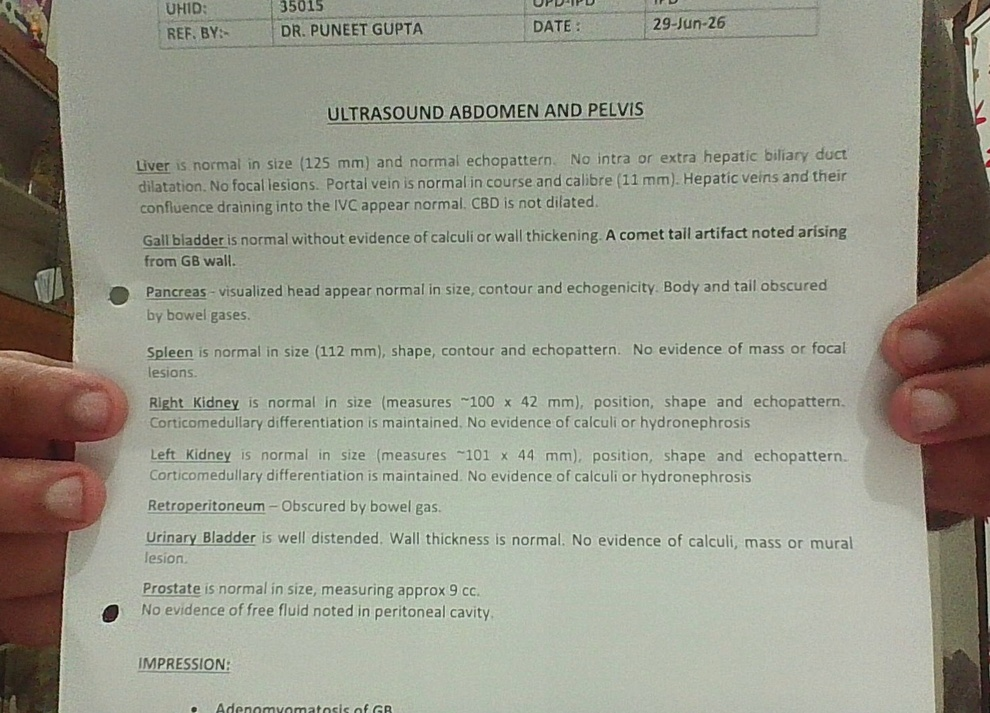
#> input picture uploads/07264faba27943b58013af9033b979ac.jpg, 990 x 713 px, shrunk from 1445 x 1040 before the run
$ python -i router.py   (imports and definitions only)
#> lines starting #> are read from the running program, lines starting #| are printed output that depends on the picture; after the words box and inside, x2 and y2 are one past the last pixel; in counts of white or black regions, pixels touching at a corner belong together
"""
MediKiosk Perception - Anatomical & Modality Gatekeeper (Router)
100% CPU-Bound: High-speed heuristic & OpenCV feature classifier (<10ms).
Zero GPU VRAM allocation.

Guarantees:
1. Extremity / limb bone radiographs are NEVER routed to chest models.
2. CT/MRI/Ultrasound documents are routed to OCR impression extraction, NOT classification.
3. 12-lead ECG strips are routed to HSV waveform extraction.
4. Prescriptions are routed to Sauvola + TrOCR + RapidFuzz drug matching.
"""

import os
import cv2
import numpy as np
from typing import Dict, Any, Union

def classify_image_modality(image_input: Union[str, bytes, np.ndarray]) -> Dict[str, Any]:
    """
    Classifies input diagnostic medical media into one of 5 distinct clinical pipelines:
      - CHEST_XRAY: Thoracic radiography (PA/AP views)
      - BONE_XRAY: Extremity, limb, joint, or long bone radiograph
      - ECG_WAVEFORM: 12-lead or rhythm strip with pink/red grid lines
      - PRINTED_REPORT: Typed lab test, MRI/CT/USG typed findings, Spirometry table
      - HANDWRITTEN_PRESCRIPTION: Doctor handwritten consultation slip / Rx
    """
    # Check if input is a PDF document
    if isinstance(image_input, str) and image_input.lower().endswith(".pdf"):
        return {
            "modality": "PRINTED_REPORT",
            "confidence": 0.99,
            "target_pipeline": "perception.document_ocr.parse_document_or_prescription",
            "features": {"is_pdf": True, "file_ext": ".pdf"},
            "description": "Digital PDF clinical laboratory or diagnostic imaging report."
        }

    # Load image in grayscale and BGR
    img_bgr = None
    if isinstance(image_input, str):
        if not os.path.exists(image_input):
            raise FileNotFoundError(f"Image path does not exist: {image_input}")
        img_bgr = cv2.imread(image_input)
#> img_bgr is the input picture: shape (713, 990, 3); mean B, G, R 139.9, 153.7, 153
    elif isinstance(image_input, bytes):
        nparr = np.frombuffer(image_input, np.uint8)
        img_bgr = cv2.imdecode(nparr, cv2.IMREAD_COLOR)
    elif isinstance(image_input, np.ndarray):
        img_bgr = image_input if image_input.ndim == 3 else cv2.cvtColor(image_input, cv2.COLOR_GRAY2BGR)

    if img_bgr is None:
        raise ValueError("Could not decode image input.")

    h, w = img_bgr.shape[:2]
#> h = 713; w = 990
    gray = cv2.cvtColor(img_bgr, cv2.COLOR_BGR2GRAY)
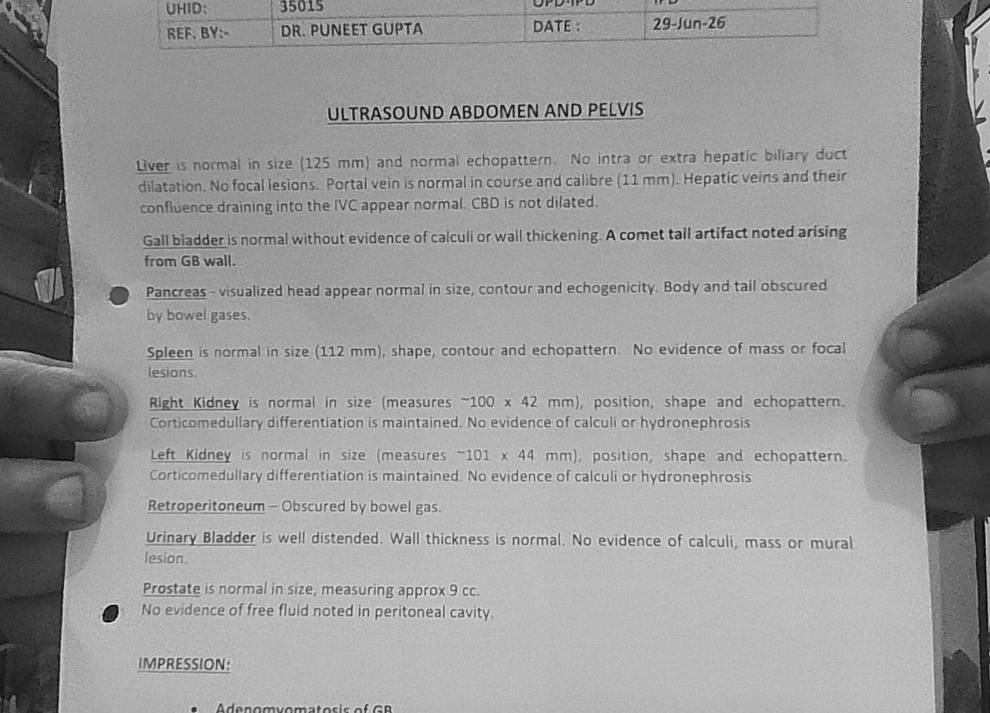
#> gray: shape (713, 990); min 1, max 226, mean 152
    hsv = cv2.cvtColor(img_bgr, cv2.COLOR_BGR2HSV)
#> hsv: shape (713, 990, 3); mean H, S, V 37.4, 35, 157.7
    aspect_ratio = round(float(w) / max(float(h), 1.0), 2)
#> aspect_ratio = 1.39
    mean_sat = float(np.mean(hsv[:, :, 1]))
#> mean_sat = 34.99

    # ── Feature 1: True Paper Document vs Dark Background Film ──
    # Printed clinical documents (prescriptions, consultation slips, printed reports)
    # feature light/white paper backgrounds (gray >= 115 under typical indoor lighting, low saturation < 45)
    white_paper_mask = (gray >= 115) & (hsv[:, :, 1] < 45)
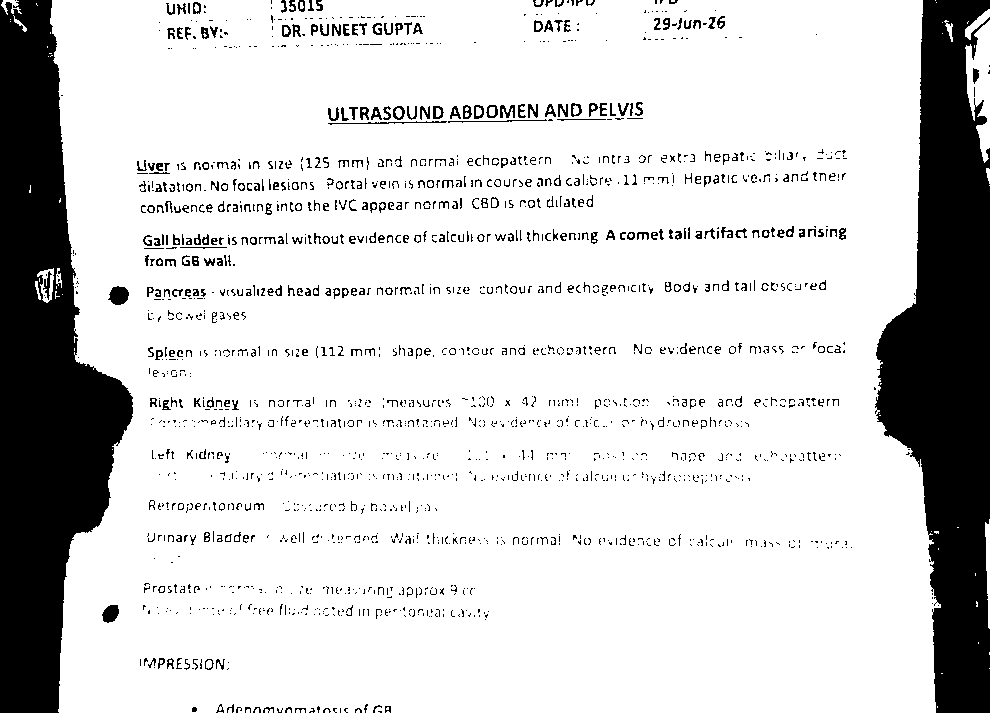
#> white_paper_mask: shape (713, 990) bool; 82.2% white; 1868 black regions (1469 under 20 px), largest, box (x1, y1, x2, y2) and area: (0, 0, 133, 713) 53738, (875, 0, 990, 713) 49746, (108, 286, 129, 305) 290
    white_paper_ratio = float(np.sum(white_paper_mask)) / float(gray.size)
#> white_paper_ratio = 0.822
    dark_air_fraction = float(np.sum(gray < 45)) / float(gray.size)
#> dark_air_fraction = 0.0163

    # ── Feature 2: ECG Pink/Salmon Grid Line Density ──
    # Restrict hue to pure red/salmon and pink (exclude brown/wood desks: OpenCV Hue 8..15 with medium saturation)
    mask_red1 = cv2.inRange(hsv, np.array([0, 50, 120]), np.array([7, 255, 255]))
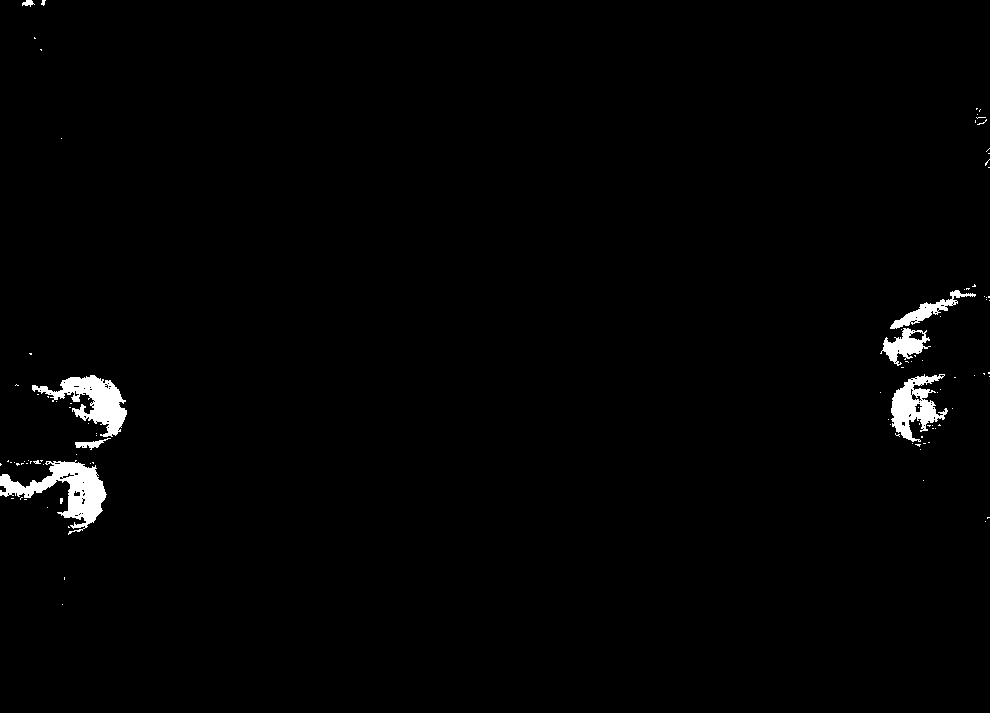
#> mask_red1: shape (713, 990); 1.3% white; 98 white regions (91 under 20 px), largest, box (x1, y1, x2, y2) and area: (0, 460, 107, 535) 2899, (32, 375, 127, 437) 2345, (891, 374, 948, 442) 1855
    mask_red2 = cv2.inRange(hsv, np.array([172, 50, 120]), np.array([180, 255, 255]))
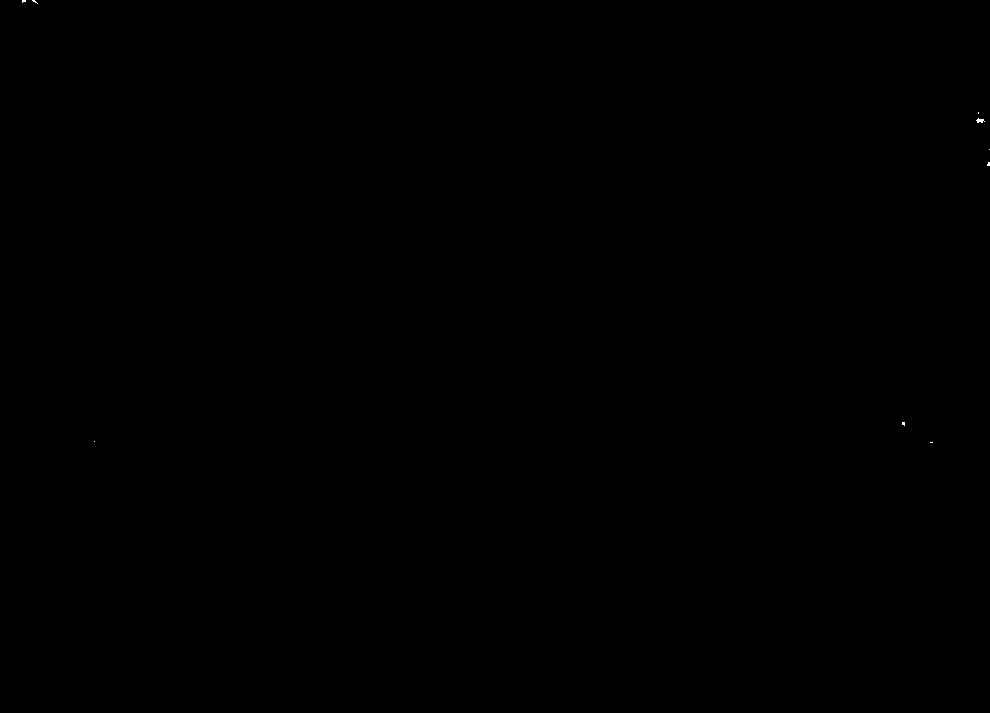
#> mask_red2: shape (713, 990); 0.01% white in thin lines or dots, all inside (x1, y1, x2, y2) = (22, 0, 990, 443)
    mask_pink = cv2.inRange(hsv, np.array([140, 30, 110]), np.array([170, 255, 255]))
#> mask_pink: shape (713, 990); 0% white in thin lines or dots, all inside (x1, y1, x2, y2) = (35, 0, 37, 2)
    grid_mask = mask_red1 | mask_red2 | mask_pink
#> grid_mask: shape (713, 990); 1.3% white; 95 white regions (86 under 20 px), largest, box (x1, y1, x2, y2) and area: (0, 460, 107, 535) 2899, (32, 375, 127, 437) 2345, (891, 374, 948, 442) 1865
    pink_grid_ratio = float(np.sum(grid_mask > 0)) / float(grid_mask.size)
#> pink_grid_ratio = 0.0132

    # Check for orthogonal grid structure if pink/red lines are present
    has_grid_structure = False
    if pink_grid_ratio >= 0.05:
        kernel_h = cv2.getStructuringElement(cv2.MORPH_RECT, (11, 1))
        kernel_v = cv2.getStructuringElement(cv2.MORPH_RECT, (1, 11))
        h_lines = cv2.morphologyEx(grid_mask, cv2.MORPH_OPEN, kernel_h)
        v_lines = cv2.morphologyEx(grid_mask, cv2.MORPH_OPEN, kernel_v)
        grid_cross = (h_lines > 0) & (v_lines > 0)
        has_grid_structure = float(np.sum(grid_cross)) / float(grid_mask.size) > 0.002

    # An ECG waveform strip must have calibrated pink grid paper, horizontal aspect ratio (>= 0.8),
    # and MUST NOT be a portrait white-paper consultation slip (white_paper_ratio >= 0.35)
    is_ecg_candidate = (
        (pink_grid_ratio >= 0.08 and white_paper_ratio < 0.35 and aspect_ratio >= 0.8) or
        (has_grid_structure and aspect_ratio >= 0.95 and white_paper_ratio < 0.45)
    )
#> is_ecg_candidate = False

    if is_ecg_candidate:
        return {
            "modality": "ECG_WAVEFORM",
            "confidence": round(min(0.99, 0.70 + pink_grid_ratio * 3.0), 2),
            "target_pipeline": "perception.ecg.extract_ecg_metrics",
            "features": {"pink_grid_ratio": round(pink_grid_ratio, 3), "aspect_ratio": aspect_ratio, "white_paper_ratio": round(white_paper_ratio, 3)},
            "description": "12-Lead ECG strip with characteristic calibrated grid and lead tracing."
        }

    # ── Feature 2: Radiograph (Dark Background Film) vs. Paper Document ──
    # Radiographs have dark background air borders/corners (corner_mean < 75),
    # substantial unattenuated beam air field (dark_air_fraction > 0.20),
    # and minimal white paper (white_paper_ratio < 0.30).
    corner_size = max(5, int(min(h, w) * 0.06))
#> corner_size = 42
    corners = [
        gray[:corner_size, :corner_size],
        gray[:corner_size, -corner_size:],
        gray[-corner_size:, :corner_size],
        gray[-corner_size:, -corner_size:]
    ]
    corner_mean = float(np.mean([np.mean(c) for c in corners]))
#> corner_mean = 76.59
    overall_mean = float(np.mean(gray))
#> overall_mean = 152

    # Paper documents: light background, bright corners, negligible dark air
    is_paper_document = (white_paper_ratio > 0.45 and dark_air_fraction < 0.12 and corner_mean > 80) or (white_paper_ratio > 0.65)
#> is_paper_document = True

    # Real radiographs are negative-film imaging: Air and boundaries are DARK / BLACK.
    # They MUST NOT be a positive-polarity white-paper document.
    is_dark_radiograph = (not is_paper_document) and (mean_sat < 30) and (
        (corner_mean < 75 and overall_mean < 120) or
        (dark_air_fraction > 0.20 and white_paper_ratio < 0.25)
    )
#> is_dark_radiograph = False

    if is_dark_radiograph:
        # ── Feature 3: Chest X-Ray vs. Bone/Extremity X-Ray vs. Panoramic Dental ──
        # Panoramic dental has wide aspect ratio (w/h >= 1.35)
        if aspect_ratio >= 1.35:
            # Check occlusal periodicity
            return {
                "modality": "BONE_XRAY",
                "sub_type": "DENTAL_OPG",
                "confidence": 0.94,
                "target_pipeline": "perception.radiology.analyze_dental_opg",
                "features": {"aspect_ratio": aspect_ratio, "corner_mean": round(corner_mean, 1)},
                "description": "Panoramic Dental Orthopantomogram (OPG)."
            }

        # Chest X-Rays have bilateral aerated thoracic lung fields (two lower-density zones flanking spine)
        # Upper thorax: vertical 25%-65%, left 15%-45% and right 55%-85%
        y_top, y_bot = int(h * 0.25), int(h * 0.65)
        r_field = gray[y_top:y_bot, int(w * 0.15):int(w * 0.45)]
        l_field = gray[y_top:y_bot, int(w * 0.55):int(w * 0.85)]
        center_spine = gray[y_top:y_bot, int(w * 0.45):int(w * 0.55)]

        r_lung_mean = float(np.mean(r_field)) if r_field.size > 0 else 255.0
        l_lung_mean = float(np.mean(l_field)) if l_field.size > 0 else 255.0
        spine_mean = float(np.mean(center_spine)) if center_spine.size > 0 else 0.0

        # In chest radiography, at least one lung field has aerated parenchyma (min < 140),
        # even if the contralateral lung has dense consolidation (> 150)
        has_thoracic_aeration = (min(r_lung_mean, l_lung_mean) < 140) and (0.75 <= aspect_ratio <= 1.35)

        # Extremities (hand, wrist, forearm, tibia, knee) typically have > 40% pure black background (air)
        dark_air_fraction = float(np.sum(gray < 35)) / float(gray.size)

        if has_thoracic_aeration and dark_air_fraction < 0.38:
            return {
                "modality": "CHEST_XRAY",
                "confidence": 0.93,
                "target_pipeline": "perception.radiology.analyze_chest_xray",
                "features": {
                    "aspect_ratio": aspect_ratio,
                    "r_lung_mean": round(r_lung_mean, 1),
                    "l_lung_mean": round(l_lung_mean, 1),
                    "dark_air_fraction": round(dark_air_fraction, 2)
                },
                "description": "Thoracic Chest PA/AP Radiograph with lung fields."
            }
        else:
            return {
                "modality": "BONE_XRAY",
                "confidence": 0.89,
                "target_pipeline": "perception.radiology.analyze_bone_xray",
                "features": {
                    "aspect_ratio": aspect_ratio,
                    "dark_air_fraction": round(dark_air_fraction, 2)
                },
                "description": "Extremity / Bone Radiograph (Limb, Joint, or Musculoskeletal)."
            }

    # ── Feature 4: Paper Document -> PRINTED_REPORT vs. HANDWRITTEN_PRESCRIPTION ──
    # Check for printed horizontal line regularity and ink stroke characteristics
    # Sauvola / Otsu binarization to extract ink strokes
    _, binary_ink = cv2.threshold(gray, 0, 255, cv2.THRESH_BINARY_INV + cv2.THRESH_OTSU)
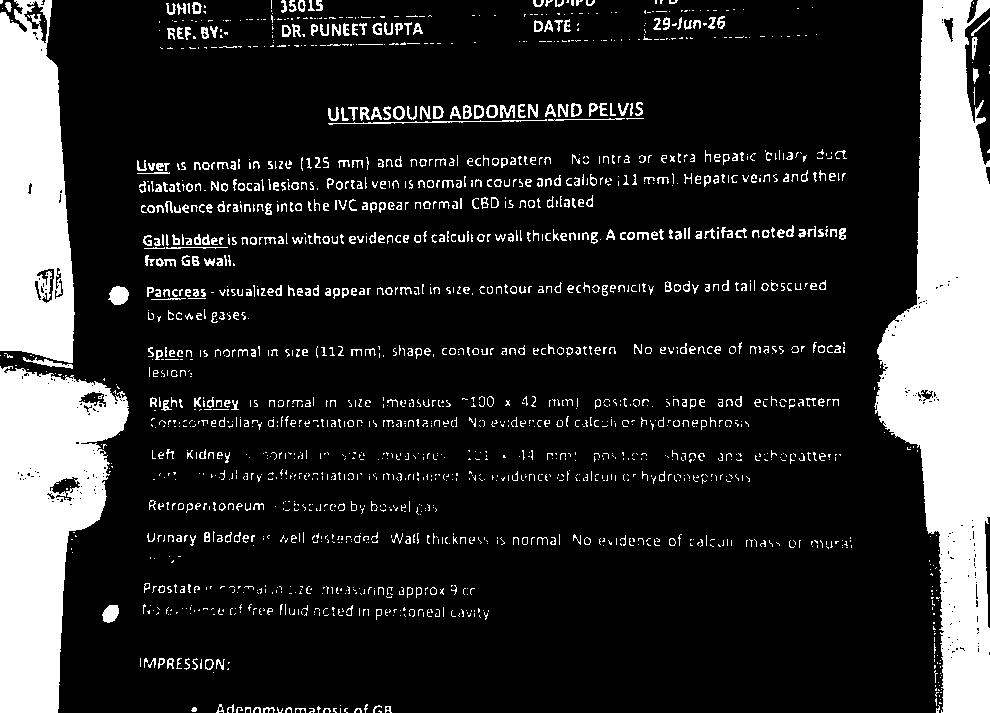
#> binary_ink: shape (713, 990); 17.5% white; 1857 white regions (1314 under 20 px), largest, box (x1, y1, x2, y2) and area: (874, 0, 990, 713) 47210, (0, 366, 129, 713) 27638, (0, 0, 75, 363) 21527

    # Horizontal projection profile: Printed reports have sharp, periodic spikes for each line of text
    proj_h = np.sum(binary_ink, axis=1) / (w * 255.0)
#> proj_h = 713 values, max 0.46 at index 420, min 0.0939 at index 56, mean 0.175
    lines_above_threshold = np.sum(proj_h > 0.08)
#> lines_above_threshold = 713

    # Detect straight printed table lines using horizontal morphological kernel
    h_kernel = cv2.getStructuringElement(cv2.MORPH_RECT, (int(w * 0.15), 1))
    h_lines = cv2.morphologyEx(binary_ink, cv2.MORPH_OPEN, h_kernel)
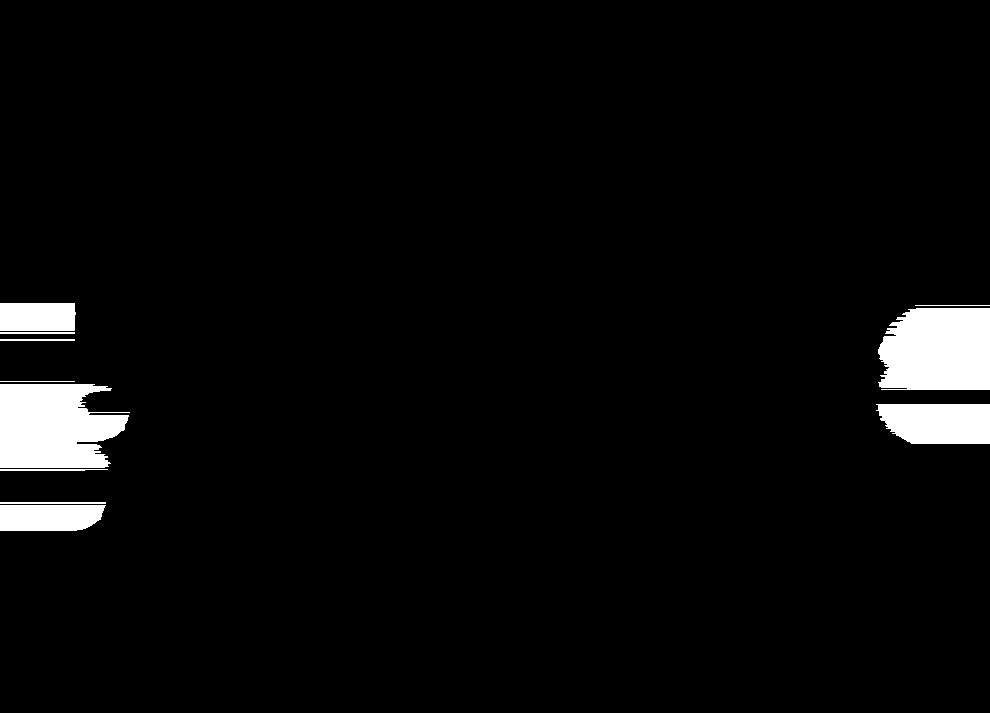
#> h_lines: shape (713, 990); 3.8% white; 11 white regions, largest, box (x1, y1, x2, y2) and area: (0, 384, 130, 468) 8752, (878, 308, 990, 390) 8412, (876, 404, 990, 444) 4079
    has_printed_table_borders = np.sum(h_lines > 0) > (w * 2)
#> has_printed_table_borders = True

    # Color variance (handwritten scripts frequently use blue ballpoint ink)
    # Check if there is blue ink: Blue in HSV is Hue ~ 100-130, Saturation > 50
    blue_ink_mask = cv2.inRange(hsv, np.array([95, 40, 50]), np.array([135, 255, 255]))
#> blue_ink_mask: shape (713, 990); every value is 0
    has_blue_pen_ink = float(np.sum(blue_ink_mask > 0)) / float(blue_ink_mask.size) > 0.005
#> has_blue_pen_ink = False

    if has_printed_table_borders or (lines_above_threshold > 15 and not has_blue_pen_ink):
        return {
            "modality": "PRINTED_REPORT",
            "confidence": 0.91,
            "target_pipeline": "perception.document_ocr.parse_document_or_prescription",
            "features": {
                "has_printed_tables": bool(has_printed_table_borders),
                "text_lines": int(lines_above_threshold),
                "has_blue_pen_ink": bool(has_blue_pen_ink)
            },
            "description": "Printed / Typed Clinical Diagnostic Report (Lab, CT/MRI impression, or PFT)."
        }
    else:
        return {
            "modality": "HANDWRITTEN_PRESCRIPTION",
            "confidence": 0.88,
            "target_pipeline": "perception.document_ocr.parse_document_or_prescription",
            "features": {
                "has_blue_pen_ink": bool(has_blue_pen_ink),
                "text_lines": int(lines_above_threshold)
            },
            "description": "Doctor Handwritten Prescription / Consultation Slip."
        }

>>> result = classify_image_modality('../uploads/07264faba27943b58013af9033b979ac.jpg')
#> result = 5 items
